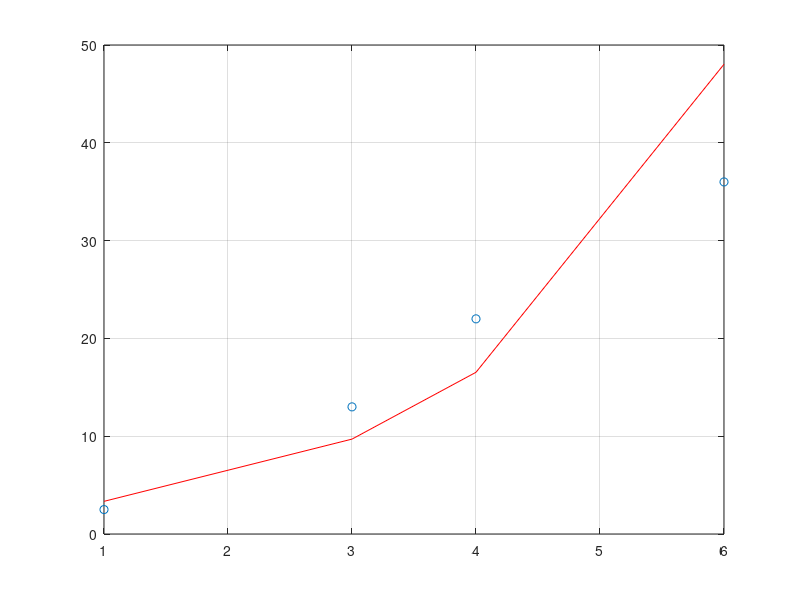

The MATLAB source for this figure:
clear
clc
x = [1 3 4 6];
y = [2.5 13 22 36];
z = log(y); %ln(y)
n = length(x); %numero de pontos
M = 1;  # sempre 1 - exponencial

for i = 1:M+1
  for j = 1:M+1
    a(i,j) = 0;
    for k =1:n
      a(i,j) += x(k)^(i+j-2);
    end
  end
  b(i) = 0;
  for k = 1:n
    b(i) += z(k)*x(k)^(i-1);
  endfor
end

a
b
c = a\b'  #resolve o sistema linear - metodo direto
c=exp(c);
c

#gera os pontos da curva
for i = 1:n
  g(i) = c(1)*c(2)^x(i);
end
g;
plot(x,y, 'o');
grid
hold on
plot(x,g,'r');

